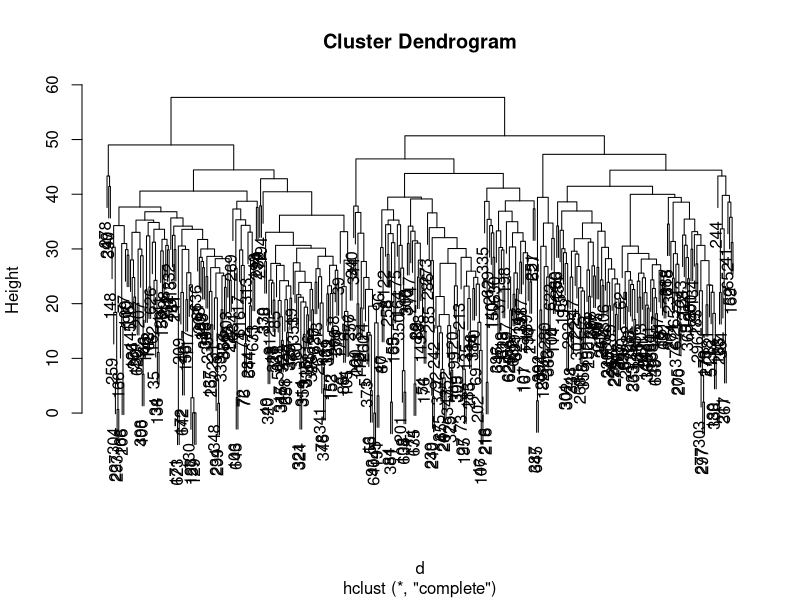
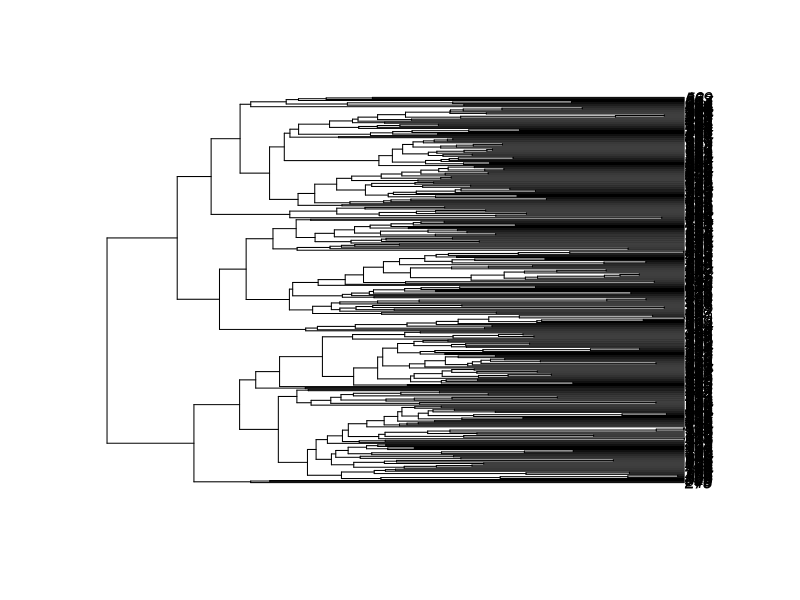
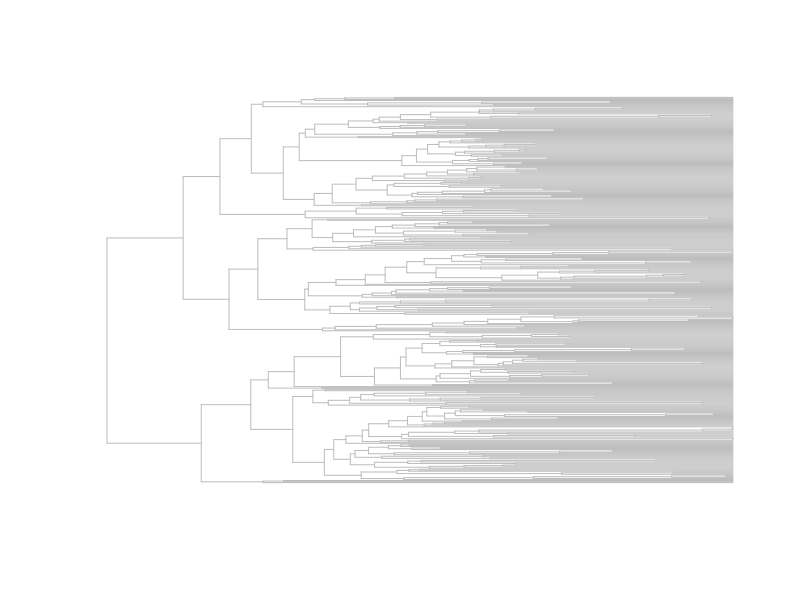
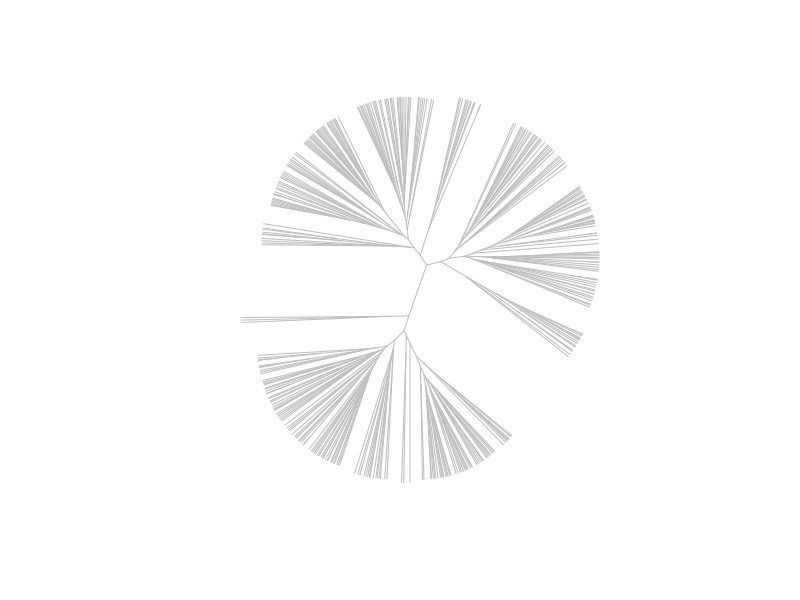
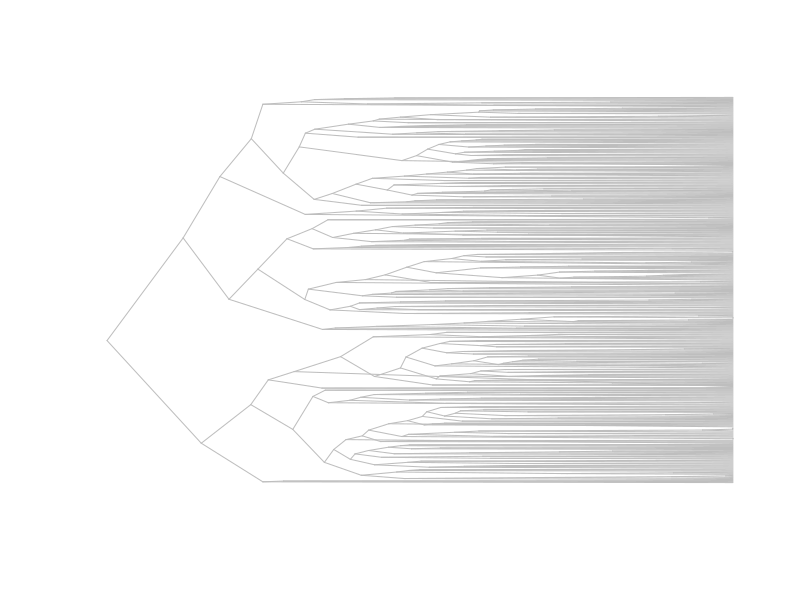
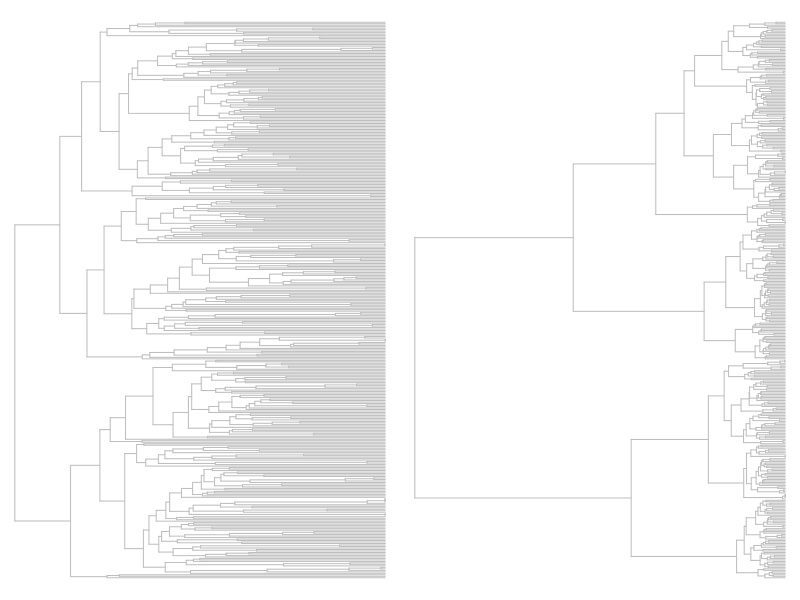
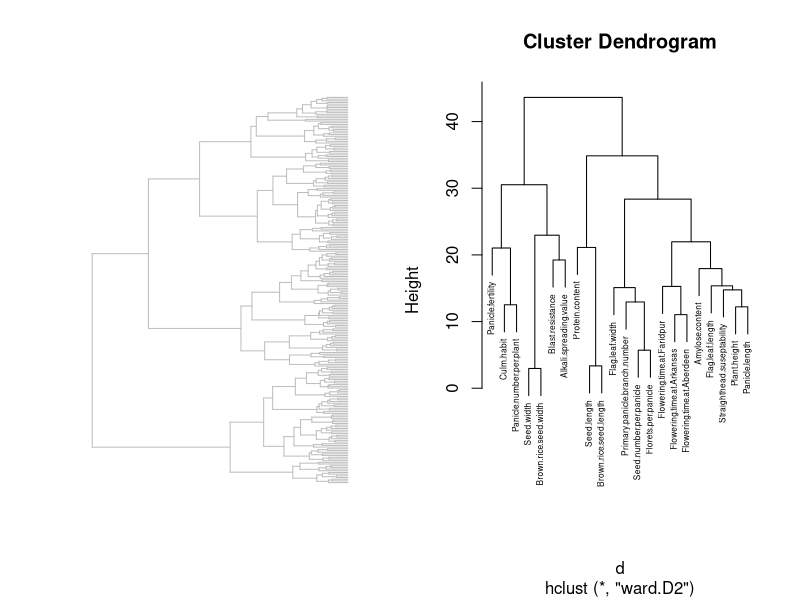
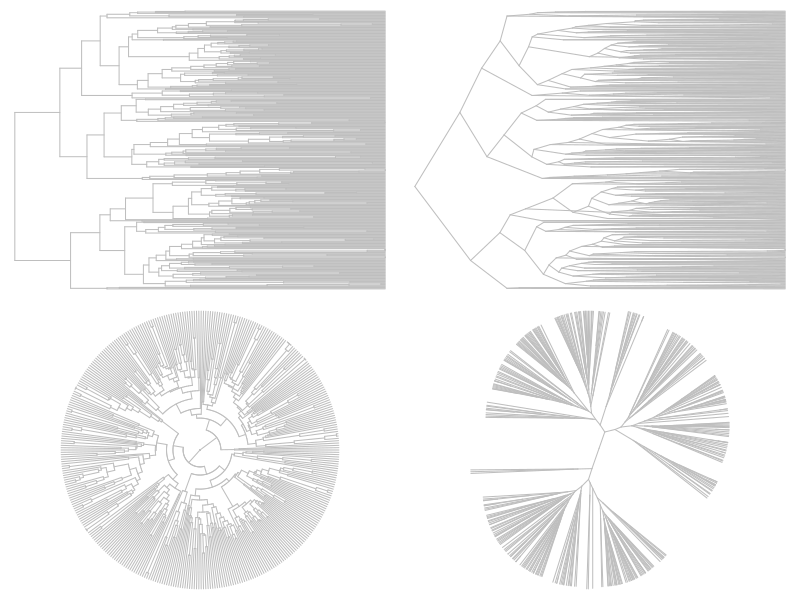

Generate these figures, in order, with R: (Note: this script raises an error after producing the figures.)
## An Introduction to Biostatistical Analysis with R
## R codes for lecture on 05/08/2020

#### 0 check and install (if necessary) packages required in this script
required.packages <- c('ape', 'gplots', 'fields', 'cluster')
new.packages <- required.packages[!(required.packages %in% installed.packages()[,"Package"])]
if(length(new.packages)) {
  install.packages(new.packages, repos="http://cran.us.r-project.org")
}
# load required packages
require(ape)
require(gplots)
require(fields)
require(cluster)

## Summarize information existing in a number of variables
# Unsupervised and supervised classification

# this data set was analyzed in Zhao 2011 (Nature Communications 2:467)
line <- read.csv("RiceDiversityLine.csv")
pheno <- read.csv("RiceDiversityPheno.csv")
geno <- read.csv("RiceDiversityGeno.csv")
line.pheno <- merge(line, pheno, by.x = "NSFTV.ID", by.y = "NSFTVID")
alldata <- merge(line.pheno, geno, by.x = "NSFTV.ID", by.y = "NSFTVID")
rownames(alldata) <- alldata$NSFTV.ID

# check the name of columns
colnames(alldata)[1:60]

# Unsupervided classificatin: Cluster analysis

#### analysis of marker data
data.mk <- alldata[, 50:ncol(alldata)]
subpop <- alldata$Sub.population
dim(data.mk)

# calculate Euclid distance
d <- dist(data.mk)
head(d)
as.matrix(d)[1:6,1:6]

# cluster samples based on the complete linkage method
tre <- hclust(d)
tre

# draw dendrogram
plot(tre)

# convert to a phylo object defined in the ape package
phy <- as.phylo(tre)

# plot as a phylo object
plot(phy)

# add colors to edges
head(phy$edge)
head(subpop[phy$edge[,2]], 10)
col <- as.numeric(subpop[phy$edge[,2]])
edge.col <- ifelse(is.na(col), "gray", col)

# plot a dendrogram
plot(phy, edge.color = edge.col, show.tip.label = F)

# different types of dendrogram
pdf("fig4.pdf", width = 10, height = 10)
op <- par(mfrow = c(2, 2), mar = rep(0, 4))
plot(phy, edge.color = edge.col, type = "phylogram", show.tip.label = F)
plot(phy, edge.color = edge.col, type = "cladogram", show.tip.label = F)
plot(phy, edge.color = edge.col, type = "fan", show.tip.label = F)
plot(phy, edge.color = edge.col, type = "unrooted", show.tip.label = F)
par(op)
dev.off()

# create an own function
myplot <- function(tre, subpop, type = "unrooted", ...) {
	phy <- as.phylo(tre)
	col <- as.numeric(subpop[phy$edge[,2]])
	edge.col <- ifelse(is.na(col), "gray", col)
	plot(phy, edge.color = edge.col, type = type, show.tip.label = F, ...)
}

# use the function
d <- dist(data.mk)
tre <- hclust(d)
myplot(tre, subpop)
myplot(tre, subpop, type = "cladogram")

# try different methods for calculating distance
pdf("fig5.pdf", width = 10, height = 10)
op <- par(mfrow = c(2, 2), mar = rep(0, 4))
d <- dist(data.mk, method = "euclidean") # default method
myplot(hclust(d), subpop)
d <- dist(data.mk, method = "manhattan")
myplot(hclust(d), subpop)
d <- dist(data.mk, method = "minkowski", p = 1.5)
myplot(hclust(d), subpop)
d <- as.dist(1 - cor(t(data.mk)))
myplot(hclust(d), subpop)
par(op)
dev.off()

# try different clustering methods
pdf("fig6.pdf", width = 10, height = 10)
d <- dist(data.mk)
op <- par(mfrow = c(2, 3), mar = rep(0, 4))
tre <- hclust(d, method = "complete") # default method
myplot(tre, subpop)
tre <- hclust(d, method = "single")
myplot(tre, subpop)
tre <- hclust(d, method = "average")
myplot(tre, subpop)
tre <- hclust(d, method = "median")
myplot(tre, subpop)
tre <- hclust(d, method = "centroid")
myplot(tre, subpop)
tre <- hclust(d, method = "ward.D2")
myplot(tre, subpop)
par(op)
dev.off()

# focus on two clustering methods
op <- par(mfrow = c(1, 2), mar = rep(0, 4))
d <- dist(data.mk)
tre <- hclust(d, method = "complete")
myplot(tre, subpop, type = "phylogram")
tre <- hclust(d, method = "ward.D2")
myplot(tre, subpop, type = "phylogram")
par(op)

##### analysis of phenotypic data ####
# preparation of data
required.traits <- c("Flowering.time.at.Arkansas",
	"Flowering.time.at.Faridpur", "Flowering.time.at.Aberdeen",
	"Culm.habit", "Flag.leaf.length", "Flag.leaf.width",
	"Panicle.number.per.plant", "Plant.height", "Panicle.length",
	"Primary.panicle.branch.number", "Seed.number.per.panicle",
	"Florets.per.panicle", "Panicle.fertility", "Seed.length",
	"Seed.width","Brown.rice.seed.length", "Brown.rice.seed.width",
	"Straighthead.suseptability","Blast.resistance",
	"Amylose.content", "Alkali.spreading.value", "Protein.content")
data.tr <- alldata[, required.traits]
missing <- apply(is.na(data.tr), 1, sum) > 0
data.tr <- data.tr[!missing, ]
subpop.tr <- alldata$Sub.population[!missing]

# scaling
data.tr <- scale(data.tr)

# perform clusetering for both varieties and traits
d <- dist(data.tr)
tre.var <- hclust(d, method = "ward.D2")
d <- dist(t(data.tr))
tre.tra <- hclust(d, "ward.D2")
op <- par(mfrow = c(1, 2))
myplot(tre.var, subpop.tr, type = "phylogram")
plot(tre.tra, cex = 0.5)
par(op)

# perform clustring from both sides
pdf("fig9.pdf")
heatmap(data.tr, margins = c(12,2))
dev.off()

# this part is optional (plot with heatmap.2)
require(gplots)
pdf("fig9-2.pdf", height = 12)
heatmap.2(data.tr, margins = c(12,2), col=redgreen(256), trace = "none", lhei = c(2,10), cexRow = 0.3)
dev.off()

# perform clustering with appropriate methods
pdf("fig10.pdf")
heatmap(data.tr, Rowv = as.dendrogram(tre.var),
				Colv = as.dendrogram(tre.tra),
				RowSideColors = as.character(as.numeric(subpop.tr)),
				labRow = subpop.tr,
				margins = c(12, 2))
dev.off()

# this part is again optional
pdf("fig10-2.pdf", height = 12)
heatmap.2(data.tr, Rowv = as.dendrogram(tre.var),
				Colv = as.dendrogram(tre.tra),
				RowSideColors = as.character(as.numeric(subpop.tr)),
				labRow = subpop.tr,
				margins = c(12,2), col=redgreen(256), trace = "none", lhei = c(2,10), cexRow = 0.3)
dev.off()

# perform clustering based on marker genotypes for determining row order
data.mk2 <- data.mk[!missing, ]
d <- dist(data.mk2)
tre.mrk <- hclust(d, method = "ward.D2")
pdf("fig11.pdf")
heatmap(data.tr, Rowv = as.dendrogram(tre.mrk),
				Colv = as.dendrogram(tre.tra),
				RowSideColors = as.character(as.numeric(subpop.tr)),
				labRow = subpop.tr,
				margins = c(12, 2))
dev.off()

# this part is optional
pdf("fig11-2.pdf", height = 12)
heatmap.2(data.tr, Rowv = as.dendrogram(tre.mrk),
				Colv = as.dendrogram(tre.tra),
				RowSideColors = as.character(as.numeric(subpop.tr)),
				labRow = subpop.tr,
				margins = c(12,2), col=redgreen(256), trace = "none", lhei = c(2,10), cexRow = 0.3)
dev.off()

###### classification based on the hierarchical clustering result #####
# classify samples with the cutree function
d <- dist(data.mk)
tre <- hclust(d, method = "ward.D2")
cluster.id <- cutree(tre, k = 5)
cluster.id

# visualize the result
op <- par(mfrow = c(1,2), mar = rep(0, 4))
myplot(tre, cluster.id, type = "phylogram")
myplot(tre, subpop, type = "phylogram", direction = "leftwards")
par(op)

# obtain the cross table of classification
table(cluster.id, subpop)

# visualize the result in the PCA space
pca <- prcomp(data.mk)
op <- par(mfrow = c(1,2))
plot(pca$x[,1:2], pch = cluster.id, col = as.numeric(subpop))
plot(pca$x[,3:4], pch = cluster.id, col = as.numeric(subpop))
par(op)

# kmeans clustering
kms <- kmeans(data.mk, centers = 5)
kms

# repeat kmeans clustering
for(i in 1:5) {
	kms <- kmeans(data.mk, centers = 5)
	print(table(kms$cluster, subpop))
}

# start from multiple sets of initial points
for(i in 1:5) {
	kms <- kmeans(data.mk, centers = 5, nstart = 50)
	print(table(kms$cluster, subpop))
}

# compare results
table(kms$cluster, subpop)
table(cluster.id, subpop)
table(kms$cluster, cluster.id)

# match id between the results of kmeans and hclust
convert.table <- apply(table(kms$cluster, cluster.id), 1, which.max)
convert.table
cluster.id.kms <- convert.table[kms$cluster]
pdf("fig14.pdf", width = 8, height = 8)
op <- par(mfrow = c(2,2))
plot(pca$x[,1:2], pch = cluster.id, col = as.numeric(subpop), main = "hclust")
plot(pca$x[,3:4], pch = cluster.id, col = as.numeric(subpop), main = "hclust")
plot(pca$x[,1:2], pch = cluster.id.kms, col = as.numeric(subpop), main = "kmeans")
plot(pca$x[,3:4], pch = cluster.id.kms, col = as.numeric(subpop), main = "kmeans")
par(op)
dev.off()

#### decide the appropriate number of groups #####
# visualize within-group and between-groups sum of squares
n <- nrow(data.mk)
wss <- rep(NA, 10)
wss[1] <- (n - 1) * sum(apply(data.mk, 2, var))
for(i in 2:10) {
	print(i)
	res <- kmeans(data.mk, centers = i, nstart = 50)
	wss[i] <- sum(res$withinss)
}
plot(1:10, wss, type = "b", xlab = "Number of groups",
			 ylab = "Within groups sum of squares")

#### find samples which are not clearly assigned to one cluseter ####
# calculate distance to the centers of five groups
require(fields)
d2ctr <- rdist(kms$centers, data.mk)
d2ctr
apply(d2ctr, 2, which.min)
kms$cluster

# prepare own function find the second best
nth.min <- function(x, n) {
	sort(x)[n]
}
nth.min(-10:10, 3)
d.1st <- apply(d2ctr, 2, min)
d.2nd <- apply(d2ctr, 2, nth.min, n = 2)

# evaluate unclearness of classificatinos (shadow values)
shadow <- 2 * d.1st / (d.1st + d.2nd)
unclear <- shadow > 0.9

# visualize the result
cluster.id.kms[unclear] <- 20
op <- par(mfrow = c(1,2))
plot(pca$x[,1:2], pch = cluster.id.kms, col = as.numeric(subpop), main = "kmeans")
plot(pca$x[,3:4], pch = cluster.id.kms, col = as.numeric(subpop), main = "kmeans")
par(op)

#### select representative varieties/lines based on trait data ####
# select 48 varieties/lines (by classifying all samples into 48 groups)
require(cluster)
n.sel <- 48
kmed <- pam(data.tr, k = n.sel)
kmed
kmed$id.med

# look at the distribution of 48 varieties/lines selected as medoids
pca.tr <- prcomp(data.tr, scale = T)
kmed$id.med
pch <- rep(1, nrow(data.tr))
pch[kmed$id.med] <- 19
op <- par(mfrow = c(1,2))
plot(pca.tr$x[,1:2], col = as.numeric(subpop.tr), pch = pch)
plot(pca.tr$x[,3:4], col = as.numeric(subpop.tr), pch = pch)
par(op)

# compare histogram between three datasets (all, 48 selected k-medoids, 48 selected randomly)
op <- par(mfcol = c(2,4))
for(i in 1:4) {
	res <- hist(pca.tr$x[,i], main = paste("PC", i, "all"))
	hist(pca.tr$x[kmed$id.med, i], breaks = res$breaks, main = paste("PC", i, "k-medoids"))
}
par(op)

#### Preparation for homework ####
mydata <- data.frame(
  number = alldata$Panicle.number.per.plant,
  length = alldata$Panicle.length,
  branch = alldata$Primary.panicle.branch.number,
  seed = alldata$Seed.number.per.panicle,
  florets = alldata$Florets.per.panicle
)
missing <- apply(is.na(mydata), 1, sum) > 0
mydata <- mydata[!missing, ]
subpop <- alldata$Sub.population[!missing]
